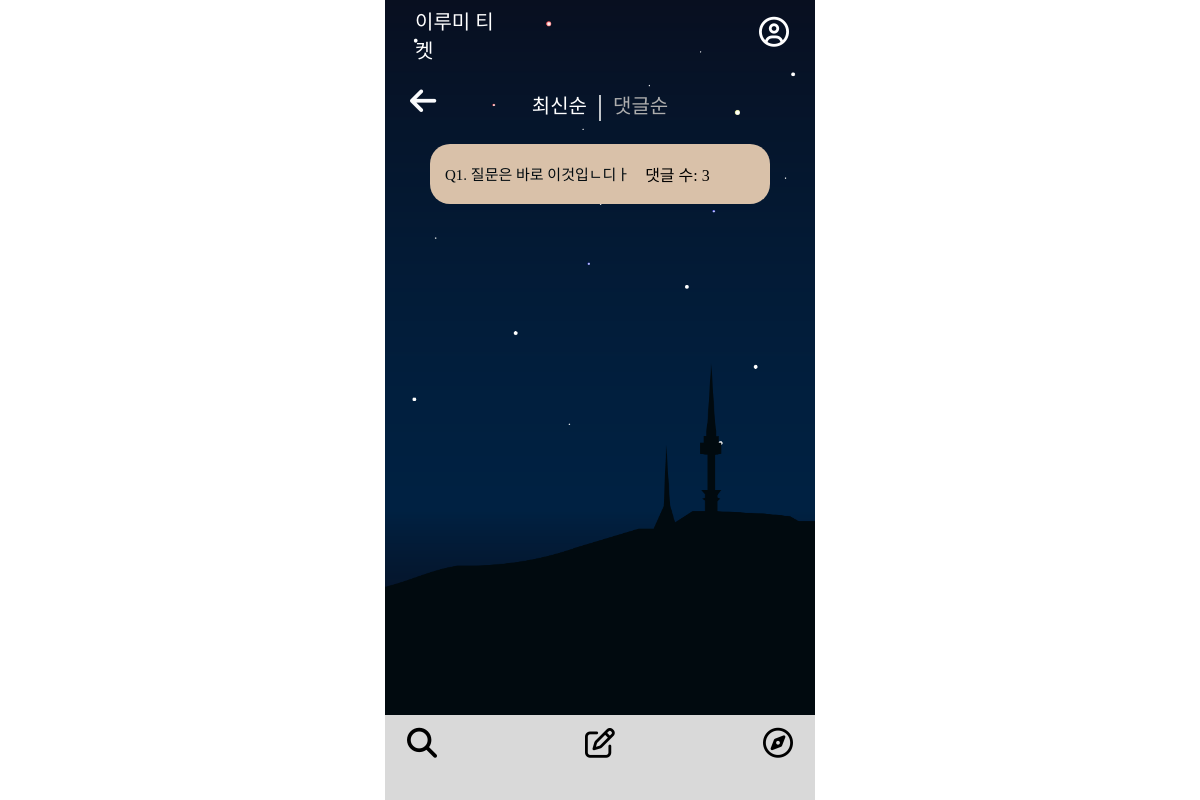
/qnapage/qnalistrecent/, run on an earlier commit of the app's database.
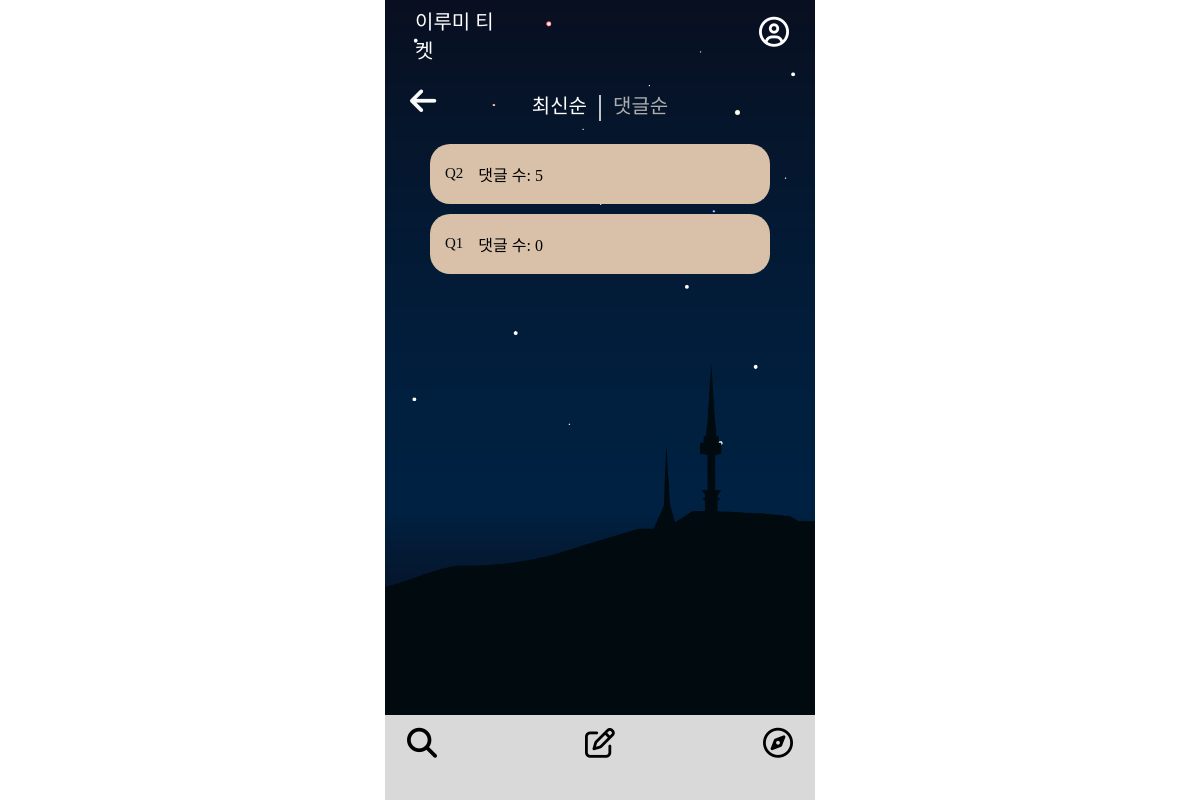
And on a later commit of the database.
### qnapage/models.py (models this page shows, shortened)
class Qna(models.Model):
    title = models.CharField(max_length = 200)
    writer = models.ForeignKey(User, null=False, blank=False, on_delete=models.CASCADE)
    body = models.TextField()
    pub_date = models.DateTimeField()
    def comment_and_reply_count(self):
        return self.qnacomment_set.count() + self.qnacomment_set.aggregate(reply_count=Count('qnareply'))['reply_count']

### qnapage/views.py (the view)
# urls.py: path('qnalistrecent/', qnalistrecent, name="qnalistrecent"),
def qnalistrecent(request):
    qnas = Qna.objects.annotate(comment_count=Count('qnacomment'), reply_count=Count('qnacomment__qnareply')).order_by('-pub_date')
    return render(request, 'qnapage/qnalistrecent.html', {'qnas':qnas})

### qnapage/templates/qnapage/qnalistrecent.html (shortened to what this page needs)
{% extends 'base.html' %}
{% block content %}
<head>
    <link rel="stylesheet" href="/static/css/qna.css">
</head>
<body>
    <div class="wallpaper">
    <div class="backk">
        <a class="back" href="{% url 'mainpage:mainpage' %}"><i class="fa-solid fa-arrow-left" style="color: #FAFBFD;"></i></a>
    </div>
    <div class="buttons">
        <a class="recently2" href="{% url 'qnapage:qnalistrecent' %}">최신순</a>
        <span class="stick">|</span>
        <a class="active2" href="{% url 'qnapage:qnalistpop' %}">댓글순</a>
    </div>
    <div class="qna-list-container">
        <div class="qna-list">
            {% for qna in qnas %}
                <div class="qna-item">
                    <a class="nana" href="{% url 'qnapage:qnadetail' qna.id %}">{{ qna.title }}</a>
                    <span class="comment-reply-count">댓글 수: {{ qna.comment_and_reply_count }}</span>
                </div>
            {% endfor %}
        </div>
    </div>
</div>
<div>
    <nav class="footer-container">
        <ul class="icons">
            <li><a href="{% url 'mainpage:ticketlistnew' %}"><i class="fa-solid fa-magnifying-glass" style="color: #000000;"></i></a></li>
            <li><a href="{% url 'mainpage:new' %}"><i class="fa-regular fa-pen-to-square" style="color: #000000;"></i></a></li>
            <li><a href="{% url 'qnapage:qnalistrecent' %}"><i class="fa-regular fa-compass" style="color: #000000;"></i></a></li>
        </ul>
    </nav>
</div>
</body>
{% endblock %}

What changed in the data, as far as the page shows it:
removed Qna: title "Q1. 질문은 바로 이것입ㄴ디ㅏ", comment_and_reply_count "3"
added Qna: title "Q2", comment_and_reply_count "5"
added Qna: title "Q1", comment_and_reply_count "0"
